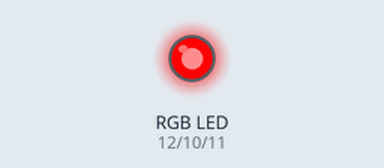
Bench run of a sketch on a simulated Arduino Uno, built with avr-gcc and run on an emulated ATmega328P. On the bench: an RGB LED mixed from three pins (HIGH = lit).

Above: at 0.2 s.
At 1.7 s:
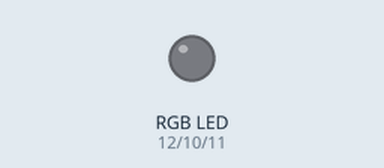
At 3.4 s:
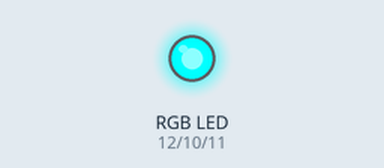
At 4.7 s:
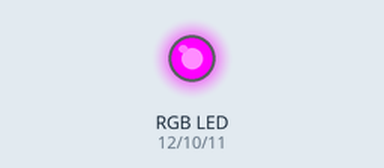
At 6.0 s:
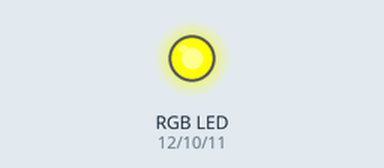
At 7.3 s:
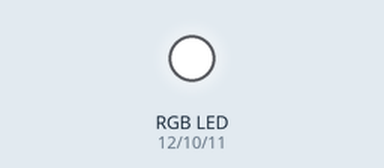
Timing chart, 0 to 10.7 s (numbered marks = the images above):
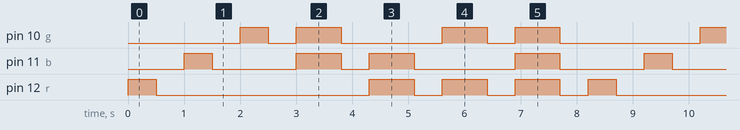

Measured:
- by itself, pin 10 (g): repeats every 8.2 s: LOW 0.50 s, HIGH 0.80 s, LOW 1.8 s, HIGH 0.80 s, LOW 0.50 s, HIGH 0.80 s, LOW 2.5 s, HIGH 0.50 s
- by itself, pin 11 (b): repeats every 8.2 s: LOW 1.5 s, HIGH 0.80 s, LOW 0.50 s, HIGH 0.80 s, LOW 1.8 s, HIGH 0.80 s, LOW 1.5 s, HIGH 0.50 s
- by itself, pin 12 (r): repeats every 8.2 s: LOW 3.8 s, 3 × (HIGH 0.80 s, LOW 0.50 s), HIGH 0.50 s

The sketch:

Ejercicio_LED_RGB.ino
```cpp
int r = 12 ;
int b = 11 ;
int g = 10 ;

void setup() {
  // put your setup code here, to run once:
  pinMode(r, OUTPUT) ;
  pinMode(b, OUTPUT) ;
  pinMode(g, OUTPUT) ;
}

void loop() {
  // put your main code here, to run repeatedly:
digitalWrite(r, HIGH);
delay(500);

digitalWrite(r, LOW);
delay(500);

digitalWrite(b, HIGH);
delay(500);

digitalWrite(b, LOW);
delay(500);

digitalWrite(g, HIGH);
delay(500);

digitalWrite(g, LOW);
delay(500);

digitalWrite(g, HIGH);
digitalWrite(b, HIGH);
digitalWrite(r, LOW);
delay(800);

digitalWrite(g, LOW);
digitalWrite(b, LOW);
digitalWrite(r, LOW);
delay(500);

digitalWrite(g, LOW);
digitalWrite(b, HIGH);
digitalWrite(r, HIGH);
delay(800);

digitalWrite(g, LOW);
digitalWrite(b, LOW);
digitalWrite(r, LOW);
delay(500);

digitalWrite(g, HIGH);
digitalWrite(b, LOW);
digitalWrite(r, HIGH);
delay(800);

digitalWrite(g, LOW);
digitalWrite(b, LOW);
digitalWrite(r, LOW);
delay(500);

digitalWrite(g, HIGH);
digitalWrite(b, HIGH);
digitalWrite(r, HIGH);
delay(800);

digitalWrite(g, LOW);
digitalWrite(b, LOW);
digitalWrite(r, LOW);
delay(500);
}
```
